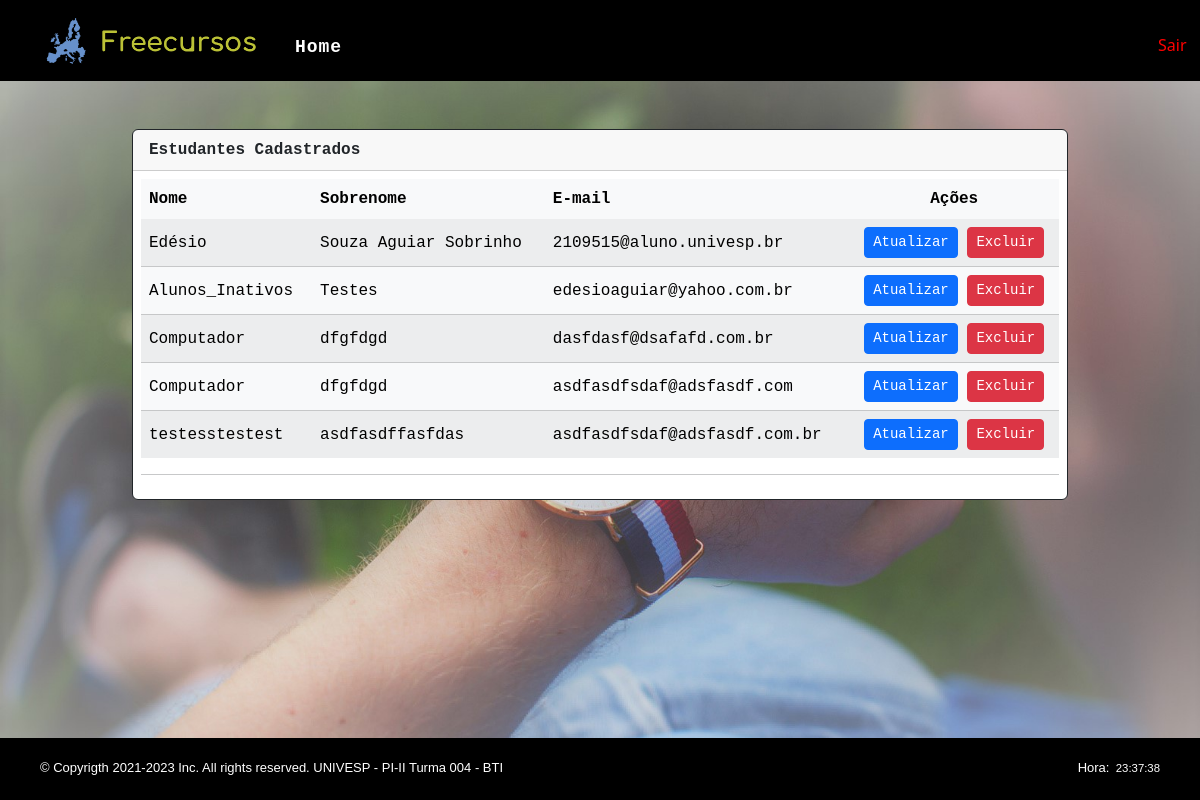
/estudante/lista, run on the app's committed database.
### core/models.py (models this page shows, shortened)
class Estudante(models.Model):
    nome=models.CharField(max_length=100)
    sobrenome=models.CharField(max_length=100)
    data_nascimento=models.DateField()
    telefone=models.CharField(max_length = 15)
    email=models.EmailField()
    sexo=models.CharField(max_length=1)

### erp/views.py (the view)
# urls.py: path('estudante/lista', views.ListaEstudanteView.as_view(), name="lista_estudante"),
class ListaEstudanteView(ListView):
    template_name = "erp/estudante/lista.html"
    model = Estudante
    context_object_name = "estudante"

### erp/templatetags/tempo_atual.py (called while the page is built)
@register.simple_tag
def tempo_atual():
    return datetime.datetime.now().strftime('%H:%M:%S')

### erp/templates/erp/estudante/lista.html (shortened to what this page needs)
{% extends "erp/_layouts/base.html" %}
{% load primeira_letra %}
{% block conteudo %}
    <div class="container mt-5">
        <div class="row">
            <div class="col-lg-12 col-md-12 col-sm-12 col-xs-12">
                <div class="card border-dark" data-aos="fade-in" data-aos-duration="750">
                    <div class="card-header"><b>Estudantes Cadastrados</b></div>
                    <div class="card-body">
                        {% if estudante|length > 0 %}
                            <table class="table table-light table-striped table-hover align-middle">
                                <thead>
                                    <tr>
                                        <th scope="col">Nome</th>
                                        <th scope="col">Sobrenome</th>
                                        <th scope="col">E-mail</th>
                                        <th scope="col" class="text-center">Ações</th>
                                    </tr>
                                </thead>
                                <tbody>
                                {% for estudante in estudante %}
                                    <tr>
                                        <td>{{ estudante.nome }}</td>
                                        <td>{{ estudante.sobrenome }}</td>
                                        <td>{{ estudante.email }}</td>
                                        <td class="text-center">
                                            <a href="{% url 'erp:atualiza_estudante' pk=estudante.id %}"
                                            class="btn btn-primary btn-sm">
                                                Atualizar
                                            </a>
                                            <a href="{% url 'erp:deleta_estudante' pk=estudante.id %}"
                                            class="btn btn-danger btn-sm">
                                                Excluir
                                            </a>
                                        </td>
                                    </tr>
                                {% endfor %}
                                </tbody>
                            </table>
                        {% else %}
                            <div class="text-center mt-5 mb-5 jumbotron">
                                <h5>Nenhum <code>Estudante</code> cadastrado ainda.</h5>
                            </div>
                        {% endif %}
                        <hr/>
                    </div>
                </div>
            </div>
        </div>
    </div>
{% endblock %}

### erp/static/erp/css/login.css (style rules this page uses)
td { margin-bottom: 8px; color: #FFFFFF; font-family: Montserrat, Roboto, Verdana, Geneva, Tahoma, sans-serif; font-weight: 400; }

### erp/static/erp/css/master.css (style rules this page uses)
* { margin: 0; padding: 0; box-sizing: border-box; }
body { background-repeat: no-repeat; background-size: cover; background-position: 50% 40px; background-image: url(../img/technology2_dagua.jpg); background-color: #000000; }
body { margin: 0; padding: 0; box-sizing: border-box; width: 100%; height: 100%; }
.mt-5 { font-family: 'Courier New', Courier, monospace, Montserrat, Robot, Verdana, Geneva, Tahoma, sans-serif; width:80%; }
.col-sm-12 { margin-bottom: 10px; }
.card-body { padding: 8px; }
tbody { border-style:hidden; }

### data on the page
Estudante: nome "Edésio", sobrenome "Souza Aguiar Sobrinho", email "2109515@aluno.univesp.br"
Estudante: nome "Alunos_Inativos", sobrenome "Testes", email "edesioaguiar@yahoo.com.br"
Estudante: nome "Computador", sobrenome "dfgfdgd", email "dasfdasf@dsafafd.com.br"
Estudante: nome "Computador", sobrenome "dfgfdgd", email "asdfasdfsdaf@adsfasdf.com"
Estudante: nome "testesstestest", sobrenome "asdfasdffasfdas", email "asdfasdfsdaf@adsfasdf.com.br"
